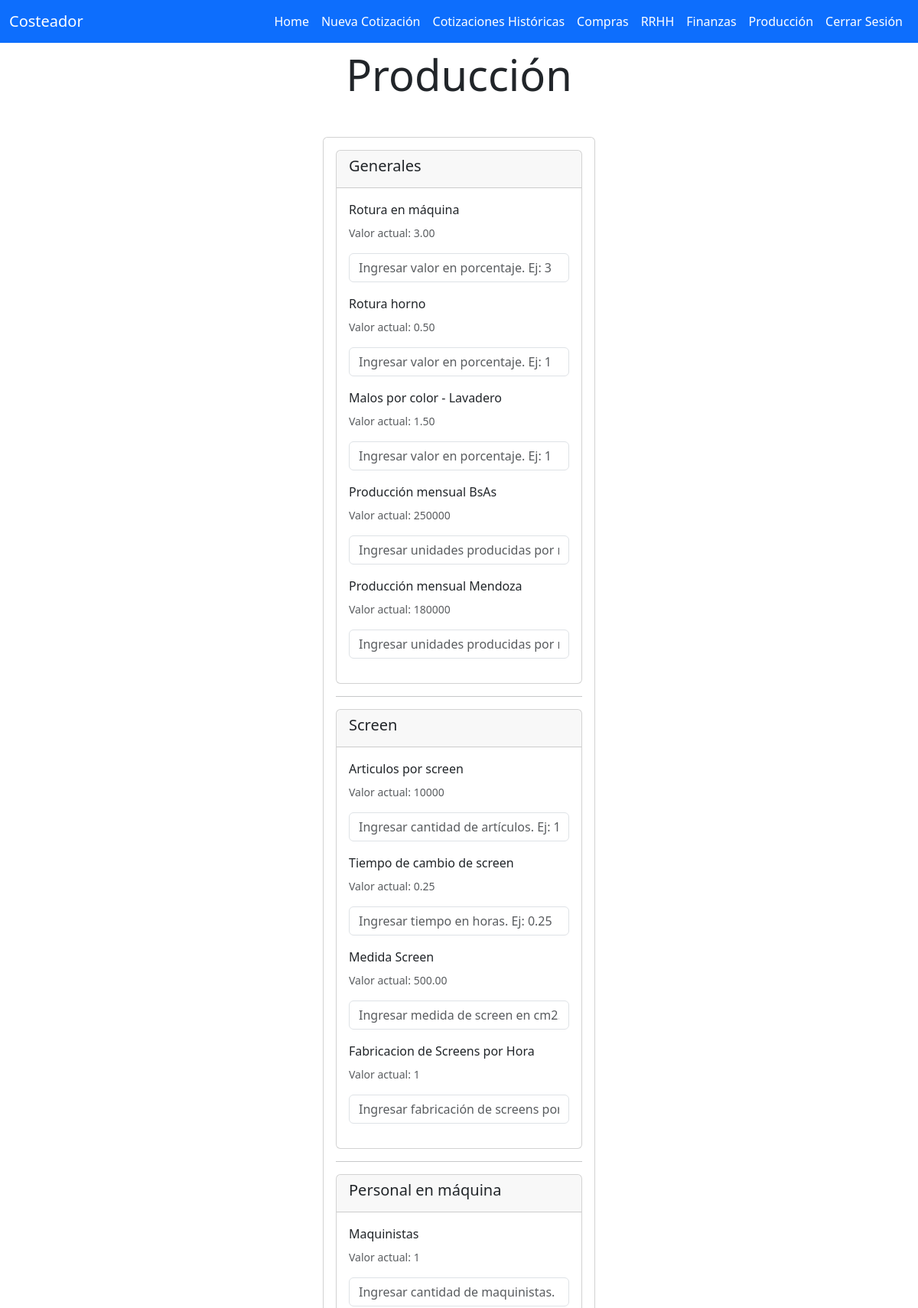
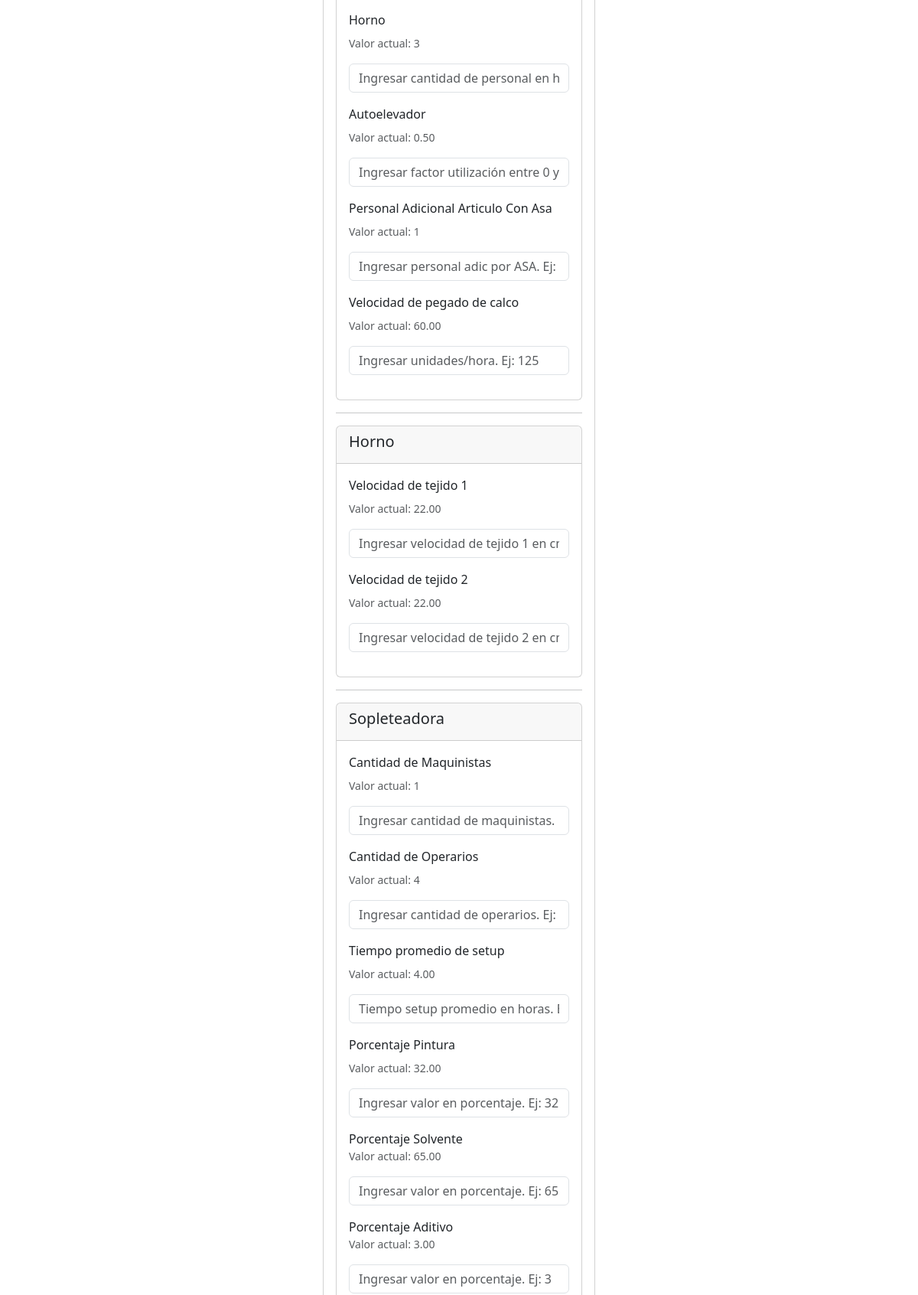
Screenshot of /produccion/ (signed in, upper part) with the database file from the repository (2 pictures, top to bottom).
### modulos/models.py (models this page shows)
class ProduccionParametros(models.Model):
    gral_rotura_maquina = models.DecimalField(max_digits=5, decimal_places=2, blank=True)
    gral_rotura_horno = models.DecimalField(max_digits=5, decimal_places=2, blank=True)
    gral_malos_color_lavadero = models.DecimalField(max_digits=5, decimal_places=2, blank=True)
    gral_prod_mens_bsas = models.IntegerField(blank=True)
    gral_prod_mens_mza = models.IntegerField(blank=True)
    screen_cant_art = models.IntegerField(blank=True)
    screen_tpo_cambio = models.DecimalField(max_digits=4, decimal_places=2, blank=True)
    screen_medida = models.DecimalField(max_digits=10, decimal_places=2, blank=True)
    screen_fab_hora = models.IntegerField(blank=True)
    persmaq_maquinistas = models.IntegerField(blank=True)
    persmaq_horno = models.IntegerField(blank=True)
    persmaq_autoelevador = models.DecimalField(max_digits=3, decimal_places=2, blank=True) # Es un factor de utilización: toma valor entre 0 y 1
    persmaq_personal_asa = models.IntegerField(blank=True)
    persmaq_vel_calco = models.DecimalField(max_digits=10, decimal_places=2, blank=True)
    horno_vel_tejido_1 = models.DecimalField(max_digits=10, decimal_places=2, blank=True)
    horno_vel_tejido_2 = models.DecimalField(max_digits=10, decimal_places=2, blank=True)
    sopl_maquinistas = models.IntegerField(blank=True)
    sopl_operarios = models.IntegerField(blank=True)
    sopl_tpo_setup = models.DecimalField(max_digits=4, decimal_places=2, blank=True)
    sopl_perc_pint = models.DecimalField(max_digits=5, decimal_places=2, blank=True)
    sopl_perc_solv = models.DecimalField(max_digits=5, decimal_places=2, blank=True)
    sopl_perc_adit = models.DecimalField(max_digits=5, decimal_places=2, blank=True)
    sopl_rotura = models.DecimalField(max_digits=5, decimal_places=2, blank=True)
    sopl_lavadero = models.DecimalField(max_digits=5, decimal_places=2, blank=True)
    lav_limp_ser = models.IntegerField(blank=True)
    lav_limp_sopl = models.IntegerField(blank=True)
    ins_unid_film = models.IntegerField(blank=True)
    ins_unid_cinta = models.IntegerField(blank=True)
    dis_cant_bsas = models.IntegerField(blank=True)
    dis_cant_mza = models.IntegerField(blank=True)
    createdon = models.DateTimeField(auto_now_add=True)
    created_by = models.ForeignKey(User, on_delete=models.DO_NOTHING)

### modulos/views.py (the view, shortened to what this page needs)
# urls.py: path("produccion/", views.produccion, name="produccion"),
@login_required
@user_passes_test(lambda u: u.groups.filter(name__in=['admin']).exists())
def produccion(request):
    if request.method == "GET":
        produccion = ProduccionParametros.objects.first()
        return render(request, "produccion.html", {
                    "produccion": produccion
                })

### modulos/templates/produccion.html (shortened to what this page needs)
{% extends "base.html" %}
{% block content %}
<main class="container py-2">
    <div class="row">
        <div class="col-md-4 offset-md-4">
            <h1 class="display-4 text-center">Producción</h1>
            <form method="POST" class="card card-body my-5" enctype="multipart/form-data">
                <div class="card rounded">
                    <div class="card-header">
                        <h5 class="card-title">Generales</h5>
                    </div>
                    <div class="card-body">
                        <div class="mb-3">
                            <label class="form-label">Rotura en máquina</label>
                            <p class='small text-muted'>Valor actual: {{ produccion.gral_rotura_maquina }}</p>
                            <input autofocus type="text" name="gral_rotura_maquina" class="form-control"
                                   id="gral_rotura_maquina" placeholder="Ingresar valor en porcentaje. Ej: 3">
                        </div>
                        <div class="mb-3">
                            <label class="form-label">Rotura horno</label>
                            <p class='small text-muted'>Valor actual: {{ produccion.gral_rotura_horno }}</p>
                            <input type="text" name="gral_rotura_horno" class="form-control" id="gral_rotura_horno"
                                   placeholder="Ingresar valor en porcentaje. Ej: 1">
                        </div>
                        <div class="mb-3">
                            <label class="form-label">Malos por color - Lavadero</label>
                            <p class='small text-muted'>Valor actual: {{ produccion.gral_malos_color_lavadero }}</p>
                            <input type="text" name="gral_malos_color_lavadero" class="form-control"
                                   id="gral_malos_color_lavadero" placeholder="Ingresar valor en porcentaje. Ej: 1">
                        </div>
                        <div class="mb-3">
                            <label class="form-label">Producción mensual BsAs</label>
                            <p class='small text-muted'>Valor actual: {{ produccion.gral_prod_mens_bsas }}</p>
                            <input type="text" name="gral_prod_mens_bsas" class="form-control" id="gral_prod_mens_bsas"
                                   placeholder="Ingresar unidades producidas por mes">
                        </div>
                        <div class="mb-3">
                            <label class="form-label">Producción mensual Mendoza</label>
                            <p class='small text-muted'>Valor actual: {{ produccion.gral_prod_mens_mza }}</p>
                            <input type="text" name="gral_prod_mens_mza" class="form-control" id="gral_prod_mens_mza"
                                   placeholder="Ingresar unidades producidas por mes">
                        </div>
                    </div>
                </div>
                <hr class="hr-dark">
                <div class="card rounded">
                    <div class="card-header">
                        <h5 class="card-title">Screen</h5>
                    </div>
                    <div class="card-body">
                        <div class="mb-3">
                            <label class="form-label">Articulos por screen</label>
                            <p class='small text-muted'>Valor actual: {{ produccion.screen_cant_art }}</p>
                            <input type="text" name="screen_cant_art" class="form-control" id="screen_cant_art"
                                   placeholder="Ingresar cantidad de artículos. Ej: 10000">
                        </div>
                        <div class="mb-3">
                            <label class="form-label">Tiempo de cambio de screen</label>
                            <p class='small text-muted'>Valor actual: {{ produccion.screen_tpo_cambio }}</p>
                            <input type="text" name="screen_tpo_cambio" class="form-control" id="screen_tpo_cambio"
                                   placeholder="Ingresar tiempo en horas. Ej: 0.25">
                        </div>
                        <div class="mb-3">
                            <label class="form-label">Medida Screen</label>
                            <p class='small text-muted'>Valor actual: {{ produccion.screen_medida }}</p>
                            <input type="text" name="screen_medida" class="form-control" id="screen_medida"
                                   placeholder="Ingresar medida de screen en cm2. Ej: 500">
                        </div>
                        <div class="mb-3">
                            <label class="form-label">Fabricacion de Screens por Hora</label>
                            <p class='small text-muted'>Valor actual: {{ produccion.screen_fab_hora }}</p>
                            <input type="text" name="screen_fab_hora" class="form-control" id="screen_fab_hora"
                                   placeholder="Ingresar fabricación de screens por hora. Ej: 1">
                        </div>
                    </div>
                </div>
                <hr class="hr-dark">
                <div class="card rounded">
                    <div class="card-header">
                        <h5 class="card-title">Personal en máquina</h5>
                    </div>
                    <div class="card-body">
                        <div class="mb-3">
                            <label class="form-label">Maquinistas</label>
                            <p class='small text-muted'>Valor actual: {{ produccion.persmaq_maquinistas }}</p>
                            <input type="text" name="persmaq_maquinistas" class="form-control" id="persmaq_maquinistas"
                                   placeholder="Ingresar cantidad de maquinistas. Ej: 1">
                        </div>
                        <div class="mb-3">
                            <label class="form-label">Horno</label>
                            <p class='small text-muted'>Valor actual: {{ produccion.persmaq_horno }}</p>
                            <input type="text" name="persmaq_horno" class="form-control" id="persmaq_horno"
                                   placeholder="Ingresar cantidad de personal en horno. Ej: 3">
                        </div>
                        <div class="mb-3">
                            <label class="form-label">Autoelevador</label>
                            <p class='small text-muted'>Valor actual: {{ produccion.persmaq_autoelevador }}</p>
                            <input type="text" name="persmaq_autoelevador" class="form-control"
                                   id="persmaq_autoelevador"
                                   placeholder="Ingresar factor utilización entre 0 y 1. Ej: 0.5">
                        </div>
                        <div class="mb-3">
                            <label class="form-label">Personal Adicional Articulo Con Asa</label>
                            <p class='small text-muted'>Valor actual: {{ produccion.persmaq_personal_asa }}</p>
                            <input type="text" name="persmaq_personal_asa" class="form-control"
                                   id="persmaq_personal_asa"
                                   placeholder="Ingresar personal adic por ASA. Ej: 1">
                        </div>
                        <div class="mb-3">
                            <label class="form-label">Velocidad de pegado de calco</label>
                            <p class='small text-muted'>Valor actual: {{ produccion.persmaq_vel_calco }}</p>
                            <input type="text" name="persmaq_vel_calco" class="form-control" id="persmaq_vel_calco"
                                   placeholder="Ingresar unidades/hora. Ej: 125">
                        </div>
                    </div>
                </div>
                <hr class="hr-dark">
                <div class="card rounded">
                    <div class="card-header">
                        <h5 class="card-title">Horno</h5>
                    </div>
                    <div class="card-body">
                        <div class="mb-3">
                            <label class="form-label">Velocidad de tejido 1</label>
                            <p class='small text-muted'>Valor actual: {{ produccion.horno_vel_tejido_1 }}</p>
                            <input type="text" name="horno_vel_tejido_1" class="form-control" id="horno_vel_tejido_1"
                                   placeholder="Ingresar velocidad de tejido 1 en cm/min">
                        </div>
                        <div class="mb-3">
                            <label class="form-label">Velocidad de tejido 2</label>
                            <p class='small text-muted'>Valor actual: {{ produccion.horno_vel_tejido_2 }}</p>
                            <input type="text" name="horno_vel_tejido_2" class="form-control" id="horno_vel_tejido_2"
                                   placeholder="Ingresar velocidad de tejido 2 en cm/min">
                        </div>
                    </div>
                </div>
                <hr class="hr-dark">
                <div class="border-bottom">
                    <div class="card rounded">
                        <div class="card-header">
                            <h5 class="card-title">Sopleteadora</h5>
                        </div>
                        <div class="card-body">
                            <div class="mb-3">
                                <label class="form-label">Cantidad de Maquinistas</label>
                                <p class='small text-muted'>Valor actual: {{ produccion.sopl_maquinistas }}</p>
                                <input type="text" name="sopl_maquinistas" class="form-control" id="sopl_maquinistas"
                                       placeholder="Ingresar cantidad de maquinistas. Ej: 1">
                            </div>
                            <div class="mb-3">
                                <label class="form-label">Cantidad de Operarios</label>
                                <p class='small text-muted'>Valor actual: {{ produccion.sopl_operarios }}</p>
                                <input type="text" name="sopl_operarios" class="form-control" id="sopl_operarios"
                                       placeholder="Ingresar cantidad de operarios. Ej: 4">
                            </div>
                            <div class="mb-3">
                                <label class="form-label">Tiempo promedio de setup</label>
                                <p class='small text-muted'>Valor actual: {{ produccion.sopl_tpo_setup }}</p>
                                <input type="text" name="sopl_tpo_setup" class="form-control" id="sopl_tpo_setup"
                                       placeholder="Tiempo setup promedio en horas. Ej: 4">
                            </div>
                            <div class="mb-3">
                                <label class="form-label">Porcentaje Pintura</label>
                                <p class='small text-muted'>Valor actual: {{ produccion.sopl_perc_pint }}</p>
                                <input type="text" name="sopl_perc_pint" class="form-control" id="sopl_perc_pint"
                                       placeholder="Ingresar valor en porcentaje. Ej: 32">
                            </div>
                            <div class="mb-3">
                                <label>Porcentaje Solvente</label>
                                <p class='small text-muted'>Valor actual: {{ produccion.sopl_perc_solv }}</p>
                                <input type="text" name="sopl_perc_solv" class="form-control" id="sopl_perc_solv"
                                       placeholder="Ingresar valor en porcentaje. Ej: 65">
                            </div>
                            <div class="mb-3">
                                <label>Porcentaje Aditivo</label>
                                <p class='small text-muted'>Valor actual: {{ produccion.sopl_perc_adit }}</p>
                                <input type="text" name="sopl_perc_adit" class="form-control" id="sopl_perc_adit"
                                       placeholder="Ingresar valor en porcentaje. Ej: 3">
                            </div>
                        </div>
                    </div>
                </div>
        </div>
    </div>
</main>
{% endblock %}

### rows the page displays
ProduccionParametros: gral_rotura_maquina "3.00", gral_rotura_horno "0.50", gral_malos_color_lavadero "1.50", gral_prod_mens_bsas "250000", gral_prod_mens_mza "180000", screen_cant_art "10000", screen_tpo_cambio "0.25", screen_medida "500.00", screen_fab_hora "1", persmaq_maquinistas "1", persmaq_horno "3", persmaq_autoelevador "0.50", persmaq_personal_asa "1", persmaq_vel_calco "60.00", horno_vel_tejido_1 "22.00", horno_vel_tejido_2 "22.00", sopl_maquinistas "1", sopl_operarios "4", sopl_tpo_setup "4.00", sopl_perc_pint "32.00", sopl_perc_solv "65.00", sopl_perc_adit "3.00"
